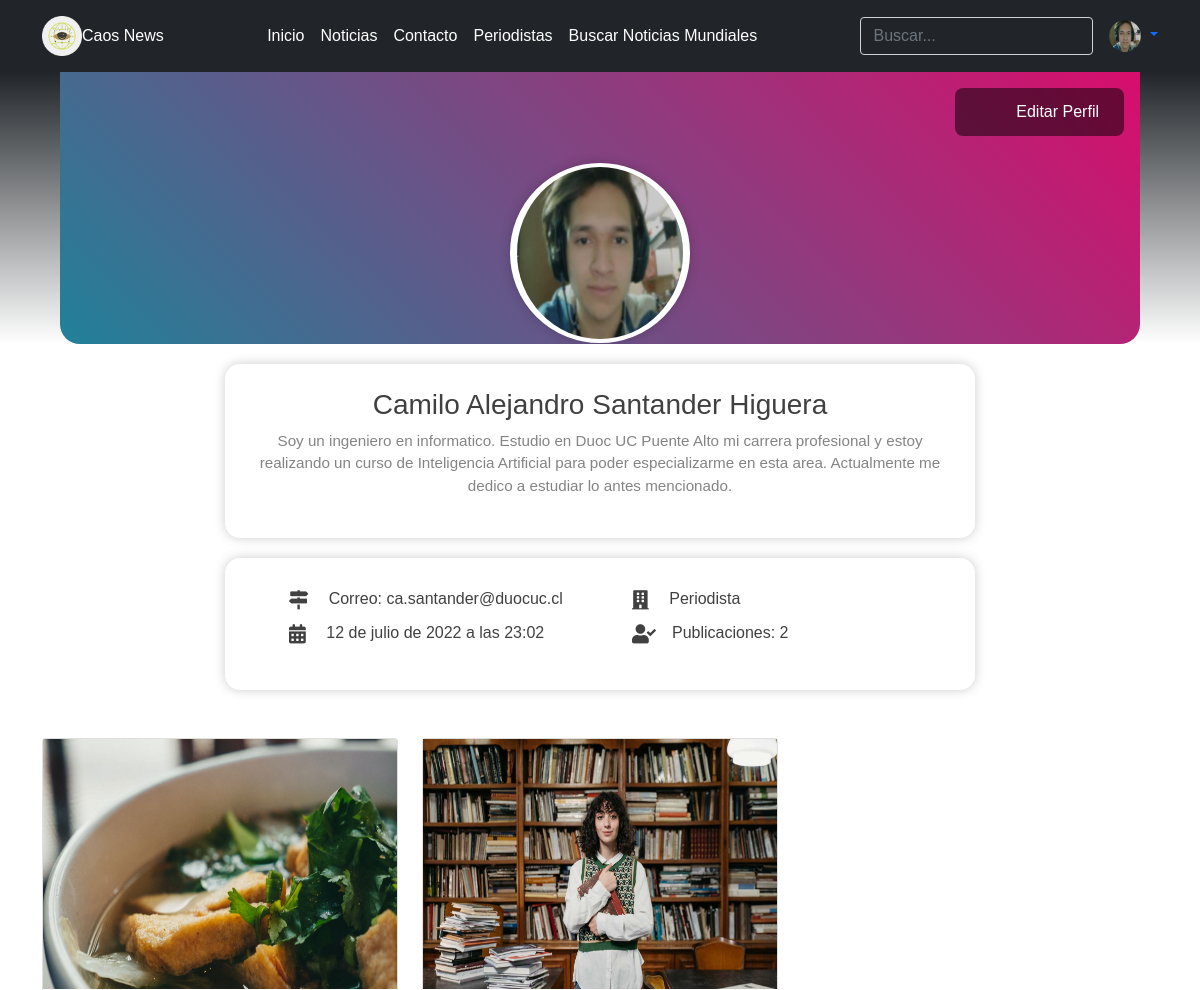
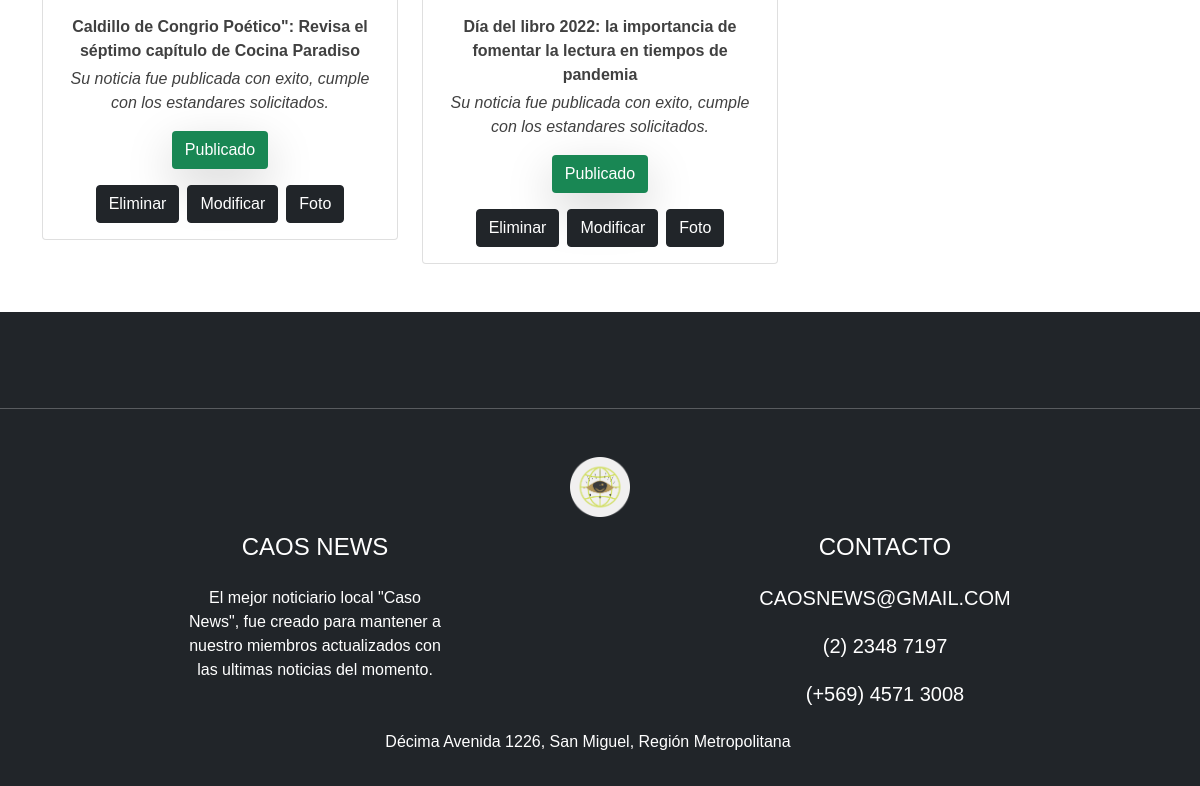
Screenshot of /insertar/ (signed in) with the database file from the repository (2 pictures, top to bottom).
### WebCaosNews/models.py (models this page shows, shortened)
class UserProfile(AbstractBaseUser, PermissionsMixin):
    email = models.EmailField(_('Correo'), unique= True)
    first_name = models.CharField(max_length=100,default='--')
    last_name = models.CharField(max_length=100,default='--')
    profile_pic = models.ImageField(upload_to='users', default ='User_Defecto.jpg')
    bio = models.TextField(_('Biografia'), max_length=500,blank=True)
    register_date = models.DateTimeField(default=timezone.now)
    is_staff = models.BooleanField(default=False)
    is_active = models.BooleanField(default=False)
    objects = CustomAccountManager()
    USERNAME_FIELD = 'email'
    REQUIRED_FIELDS = ['first_name','last_name']

class Noticia(models.Model):
    id_not = models.AutoField(primary_key=True)
    titulo = models.CharField(max_length=300,default='--')
    subtitulo = models.CharField(max_length=300,default='--')
    historia = models.CharField(max_length=10000,default='--')
    ubicacion = models.CharField(max_length=80,default='--')
    imagen = models.ImageField(upload_to='fotos',default='Falta_imagen.jpg')
    publicar = models.BooleanField(default=False)
    comentario = models.TextField(default='--')
    register_date = models.DateTimeField(default=timezone.now)
    nombre = models.ForeignKey(Categoria,on_delete=models.CASCADE,default='--')
    usuario = models.CharField(max_length=60,default='--')
    nombre_usu = models.CharField(max_length=100,default='--')

### WebCaosNews/views.py (the view, shortened to what this page needs)
# urls.py: path('insertar/',insertar,name='INSERT'),
def insertar(request):
    mensaje = ""
    usu = request.user.email
    datos = UserProfile.objects.get(email = usu)
    categorias = Categoria.objects.all()
    noticias = Noticia.objects.filter(usuario= usu)
    cantidad = Noticia.objects.filter(usuario= usu).count()
    contexto={"items":categorias,"noticias":noticias,"cantidad":cantidad,"mensaje":mensaje,"datos":datos}
    return render(request,"Perfil.html",contexto)

### WebCaosNews/templates/Perfil.html (shortened to what this page needs)
{% extends "base.html" %}
{% load static %}
{% block css %}
<link rel="stylesheet" href="{% static 'css/Perfil.css' %}">
<link rel="stylesheet" href="{% static 'css/sweetalert2.min.css' %}" id="theme-styles">
<link rel="stylesheet" type="text/css" href="https://necolas.github.io/normalize.css/8.0.1/normalize.css">
    <link rel="stylesheet" href="https://pro.fontawesome.com/releases/v5.10.0/css/all.css" />
{% endblock css%}
{% block contenido%}
{% if user.is_authenticated %}
    <section class="seccion-perfil-usuario">
        <div class="perfil-usuario-header">
            <div class="perfil-usuario-portada contenedor-fondo-animado">
                <div class="perfil-usuario-avatar">
                    <img src="{{datos.profile_pic.url}}" alt="img-avatar">
                </div>
                <form action="{% url 'EDIPER' %}" method="post" enctype="multipart/form-data">
                    <button type="submit" class="boton-portada">
                        <i class="far fa-user-check"></i> Editar Perfil
                    </button>
                </form>
            </div>
        </div>
        <div class="perfil-usuario-body">
            <div class="perfil-usuario-bio justify-content-center">
                <h3 class="titulo">{{datos.first_name}} {{datos.last_name}}</h3>
                <p class="texto">{{datos.bio}}</p>
            </div>
            <div class="perfil-usuario-footer">
                <ul class="lista-datos">
                    <li><i class="icono fas fa-map-signs"></i> Correo: {{datos.email}}</li>
                    <li><i class="icono fas fa-calendar-alt"></i> {{datos.register_date}}</li>
                </ul>
                <ul class="lista-datos">
                    {% if datos.is_staff %}
                    <li><i class="icono fas fa-building"></i> Administrador </li>
                    {% else %}
                    <li><i class="icono fas fa-building"></i> Periodista </li>
                    {% endif %}
                    <li><i class="icono fas fa-user-check"></i>Publicaciones: {{cantidad}}</li>
                </ul>
            </div>
        </div>
    </section>
    <div class="container">
        <div class="row mt-5">
            {% for reg in noticias %}
                <div class="col-lg-4">
                    <div class="card">
                            <img src="{{reg.imagen.url}}" alt="" style="height: 250px;">
                        <div class="card-body justify-content-center text-center">
                            <b class="card-text" >{{reg.titulo}}</b>
                            <p class="text-center fs-6 fst-italic mt-1">{{reg.comentario}}</p>
                            <div class="container justify-content-center  d-flex">
                            {% if reg.publicar %}
                                <p class="btn mx-3 shadow-lg bg-success text-white">Publicado</p>
                            {% else %}
                                <p class="btn mx-3 shadow-lg bg-danger text-white">No Publicado</p>
                            {% endif %}
                            </div>
                            <div class="container justify-content-center d-flex">
                                <button class="mx-1 btn btn-dark" onclick="eliminar('{{reg.titulo}}')">Eliminar</button>
                                <button class="mx-1 btn btn-dark" onclick="modificar('{{reg.titulo}}')">Modificar</button>
                                <button class="mx-1 btn btn-dark" onclick="galeria('{{reg.id_not}}')" data-bs-toggle="modal" data-bs-target="#exampleModal">Foto</button>
                            </div>
                        </div>
                    </div>
                </div>
            {% endfor %}
        </div>
    </div>
{% endif %}
{% endblock contenido %}

### WebCaosNews/templates/base.html (shortened to what this page needs)
{% load static %}
<!DOCTYPE html>
<html lang="en">
<head>
    <link rel="stylesheet" href="{% static 'libs/BootStrap/css/bootstrap.min.css' %}">
    {% block css %}
    {% endblock css %}
</head>
<body>
    <header class="p-3 bg-dark text-white">
        <div class="container">
            <div class="d-flex flex-wrap align-items-center justify-content-center justify-content-lg-start">
                <a class="d-flex align-items-center mb-2 mb-lg-0 text-white text-decoration-none"
                    href="{% url 'HOME' %}">
                    <img src="{% static 'img/Logo Caos News.png' %}" alt="" width="40" height="40"
                        class="d-inline-block align-text-top">
                    Caos News
                </a>
                <ul class="nav col-12 col-lg me-lg-auto mb-2 justify-content-center mb-md-0">
                    <li><a href="{% url 'HOME' %}" class="nav-link px-2 text-white">Inicio</a></li>
                    <li><a href="{% url 'GALE' %}" class="nav-link px-2 text-white">Noticias</a></li>
                    <li><a href="{% url 'CONT' %}" class="nav-link px-2 text-white">Contacto</a></li>
                    <li><a href="{% url 'PERI' %}" class="nav-link px-2 text-white">Periodistas</a></li>
                    <li><a href="{% url 'BUSCA' %}" class="nav-link px-2 text-white">Buscar Noticias Mundiales</a></li>
                </ul>
                <form class="col-12 col-lg-auto mb-3 mb-lg-0 me-lg-3" action="{% url 'BUSCARF' %}" role="search"
                    method="post">
                    <input type="search" name="txtBuscar" class="form-control form-control-dark text-white bg-dark"
                        placeholder="Buscar..." aria-label="Search">
                </form>
                <div class="text-end">
                    {% if user.is_authenticated %}
                    <div class="dropdown text-end">
                        <a href="#" class="d-block link-white text-decoration-none dropdown-toggle" id="dropdownUser1"
                            data-bs-toggle="dropdown" aria-expanded="false">
                            <img src="{{user.profile_pic.url}}" alt="mdo" width="32" height="32" class="rounded-circle">
                        </a>
                    </div>
                    {% endif %}
                </div>
            </div>
        </div>
    </header>
    {% block contenido %}
    {% endblock contenido %}
    <footer class="bg-dark text-white pt-5 pb-3 mt-5">
        <hr class="mb-4 mt-5">
        <div class="container text-center text-md-left mt-5">
            <div class="row aling-items-center">
                <div class="col-md-6  offset-md-3">
                    <img src="{% static 'img/Logo Caos News.png' %}" alt="" width="60" height="60">
                </div>
            </div>
            <div class="row text-center text-md-left">
                <div class="col-md-3 col-lg-3 col-xl-3 mx-auto mt-3">
                    <h4 class="text-uppercase mb-4 font-weight-bold text-white">CAOS NEWS</h4>
                    <p>El mejor noticiario local "Caso News", fue creado para mantener a nuestro miembros actualizados
                        con las
                        ultimas noticias del momento.</p>
                </div>
                <div class="col-md-4 col-lg-3 col-xl-3 mx-auto mt-3">
                    <h4 class="text-uppercase mb-4 font-weight-bold text-white">Contacto</h4>
                    <p>
                    <h5 class="text-uppercase mb-4 font-weight-bold text-white">caosnews@gmail.com</h5>
                    </p>
                    <p>
                    <h5 class="text-uppercase mb-4 font-weight-bold text-white">(2) 2348 7197</h5>
                    </p>
                    <p>
                    <h5 class="text-uppercase mb-4 font-weight-bold text-white">(+569) 4571 3008</h5>
                    </p>
                </div>
                <div class="row aling-items-center">
                    <div class="col-md-6  offset-md-3">
                        <p>Décima Avenida 1226, San Miguel, Región Metropolitana</p>
                    </div>
                </div>
            </div>
        </div>
    </footer>
</body>
</html>

### rows the page displays
UserProfile: profile_pic (picture), first_name "Camilo Alejandro", last_name "Santander Higuera", bio "Soy un ingeniero en informatico. Estudio en Duoc UC Puente Alto mi carrera profesional y estoy realizando un curso de Inteligencia Artificial para poder especializarme en esta area. Actualmente me dedico a estudiar lo antes mencionado.", email "ca.santander@duocuc.cl", register_date "12 de julio de 2022 a las 23:02"
Noticia: imagen (picture), titulo "Caldillo de Congrio Poético\": Revisa el séptimo capítulo de Cocina Paradiso", comentario "Su noticia fue publicada con exito, cumple con los estandares solicitados.", publicar "Publicado"
Noticia: imagen (picture), titulo "Día del libro 2022: la importancia de fomentar la lectura en tiempos de pandemia", comentario "Su noticia fue publicada con exito, cumple con los estandares solicitados.", publicar "Publicado"

### other values shown
{{ cantidad }} "2"
